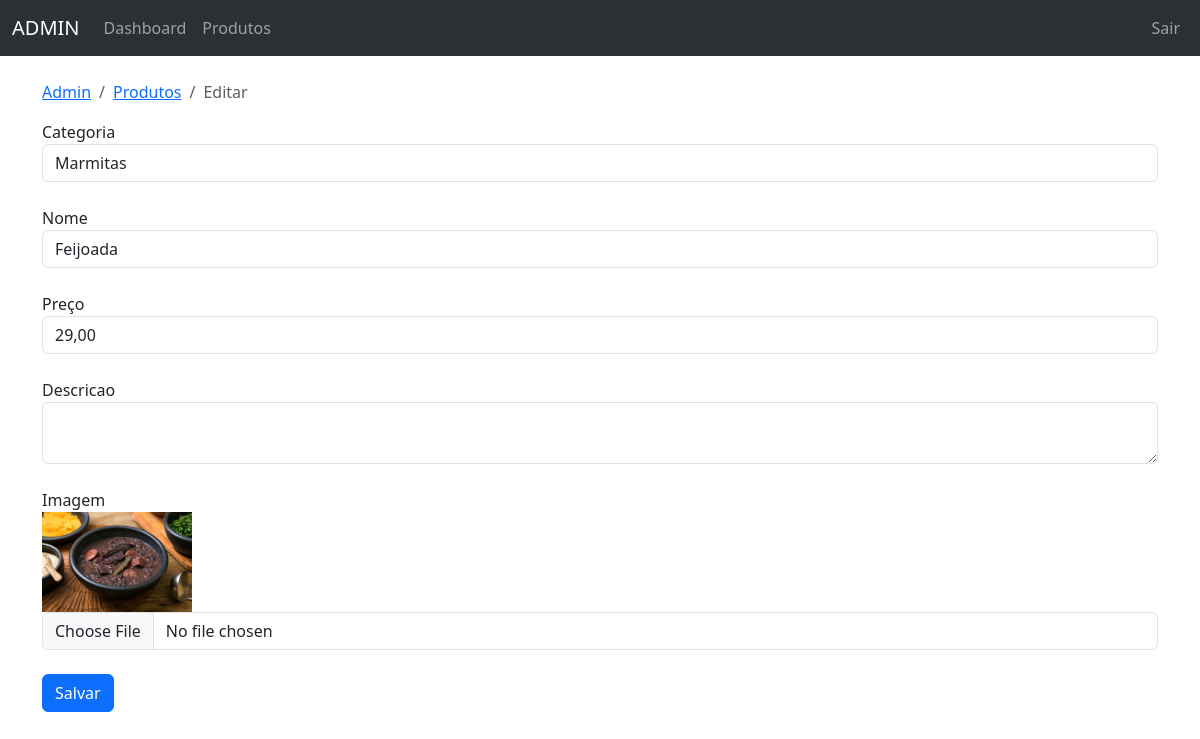
The page /admin/produtos/editar.php?id=1 (signed in) on the database its author committed.
### tables this page shows
CREATE TABLE IF NOT EXISTS `produtos` (
  `id` int(11) NOT NULL,
  `nome` varchar(128) NOT NULL,
  `imagem` varchar(256) DEFAULT NULL,
  `preco` decimal(10,2) NOT NULL,
  `categoria_id` int(11) NOT NULL,
  `status` enum('0','1','2') NOT NULL DEFAULT '1'
);

CREATE TABLE IF NOT EXISTS `categorias` (
  `id` int(11) NOT NULL,
  `nome` varchar(128) NOT NULL
);

### admin/config.php (called while the page is built, shortened)
<?php
$front_url = 'http://localhost:8080/restaurante';
$back_url = 'http://localhost:8083/restaurante/admin';

### admin/produtos/editar.php (the view, shortened to what this page needs)
<?php
include('../config.php');
$conexao = mysqli_connect(
    $db_servername,
    $db_username,
    $db_password,
    $db_name
);
$id = $_GET['id'];
$sql_produto = "SELECT * FROM produtos WHERE id = '{$id}'";
$query_produto = mysqli_query($conexao,$sql_produto);
$produto = mysqli_fetch_assoc($query_produto);
$sql_categorias = "select * from categorias order by nome";
$query_categorias = mysqli_query($conexao, $sql_categorias);
?>
<!doctype html>
    <html lang="en">
    <head>
        <link rel="stylesheet" href="https://cdnjs.cloudflare.com/ajax/libs/font-awesome/6.3.0/css/all.min.css" />
        <link href="https://cdn.jsdelivr.net/npm/bootstrap@5.3.0-alpha1/dist/css/bootstrap.min.css" rel="stylesheet">
    </head>
    <body>
        <?php include('../menu.php'); ?>
        <div class="container">
            <nav aria-label="breadcrumb">
              <ol class="breadcrumb">
                <li class="breadcrumb-item"><a href="<?= $back_url; ?>">Admin</a></li>
                <li class="breadcrumb-item"><a href="<?= $back_url . '/produtos'; ?>">Produtos</a></li>
                <li class="breadcrumb-item active" aria-current="page">Editar</li>
            </ol>
        </nav>
    </div>
    <div class="container">
        <form method="post" action="<?= $back_url . '/produtos/update.php?id=' . $_GET['id'] ?>" enctype="multipart/form-data">
            <div>
                <label>
                    Categoria
                </label>
                <select name="categoria_id" class="form-control" required>
                    <?php while($categoria = mysqli_fetch_array($query_categorias)){ ?>
                        <option value="<?= $categoria['id'] ?>" <?= ($categoria['id'] == $produto['categoria_id'] ? 'selected' : null) ?>>
                            <?= $categoria['nome'] ?>
                        </option>
                    <?php } ?>
                </select>
            </div>
            <br>
            <div>
                <label>
                    Nome
                </label>
                <input type="text" name="nome" class="form-control" value="<?= $produto['nome'] ?>">
            </div>
            <br>
            <div>
                <label>
                    Preço
                </label>
                <input type="text" name="preco" class="form-control real" value="<?= number_format($produto['preco'],2,',','.') ?>">
            </div>
            <br>
            <div>
                <label>
                    Descricao
                </label>
                <textarea name="descricao" id="" class="form-control"><?=$produto['descricao'] ?></textarea>
            </div>
            <br>
            <div>
                <label>
                    Imagem
                </label>
                <br>
                <img src="<?= $front_url . '/img/uploads/produtos/' . $produto['imagem'] ?>" style="max-width: 150px;">
                <input type="file" name="file" class="form-control">
            </div>
            <br>
            <button type="submit" class="btn btn-primary">
                Salvar
            </button>
        </form>
    </div>
</body>
</html>

### rows shown on the page
produtos: categoria_id "Marmitas", nome "Feijoada", preco "29,00", imagem (picture)
